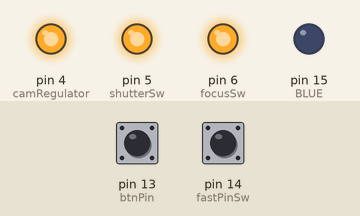
Recording of a sketch running on a simulated Arduino Uno, built with avr-gcc and run on an emulated ATmega328P. Shown: output pins drawn as LEDs (lit = HIGH). The test bench sets the inputs (shaded band); at power-on: pin 13 (btnPin) HIGH, pin 14 (fastPinSw) HIGH. Pins used as bus, display or sensor lines are not drawn; what the sketch prints to the serial monitor is not drawn.

Above: at 0.2 s.
1.7 s: pin 13 (btnPin) pulled LOW for 0.6 s
At 3.0 s:
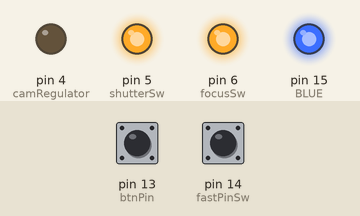
At 15.5 s:
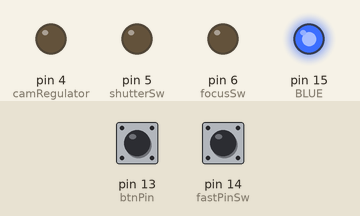
Timing chart, 0 to 16.7 s (numbered marks = the images above; inputs shaded):
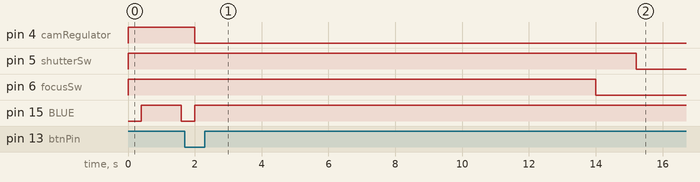

The sketch:

nikon_L11_controller_v004.pde
```cpp
#define btnPin 13
#define fastPinSw 14
//#define BLUE 3
//#define GREEN 4
//#define RED 5
#define BLUE 15
#define GREEN 15
#define RED 15
#define camRegulator 4
#define powerSw 7
#define focusSw 6
#define shutterSw 5
#define powerSwHoldTime 2000
#define warmupTime 4000
#define focusSwHoldTime 1200
#define shutterSwHoldTime 2000
#define waitAfterExposure 3000
#define longPicPeriod 120000
#define shortPicPeriod 10000

int blinkTime = 100;
long previousMillis = 0;
long interval = 60000;
boolean powerOff = true;


void setup()
{
  Serial.begin(57600);
  pinMode(btnPin, INPUT);
  pinMode(fastPinSw, INPUT);
  digitalWrite(btnPin, HIGH);    // turn on pullups
  digitalWrite(fastPinSw, HIGH); // turn on pullups

  pinMode(RED, OUTPUT);
  pinMode(GREEN, OUTPUT);
  pinMode(BLUE, OUTPUT);
  pinMode(camRegulator, OUTPUT);
  pinMode(powerSw, OUTPUT);
  pinMode(focusSw, OUTPUT);
  pinMode(shutterSw, OUTPUT);
  digitalWrite(camRegulator, HIGH);
  digitalWrite(powerSw, LOW);
  digitalWrite(focusSw, HIGH);
  digitalWrite(shutterSw, HIGH);

}

boolean leftOff = true;

void shoot() {
  if (leftOff) {
    Serial.println("shoot 001 - powering up the camera");
    digitalWrite(RED, HIGH);
    digitalWrite(camRegulator, LOW);  //(EN pin on regulator goes low to turn on)
    delay(powerSwHoldTime*3);
    digitalWrite(powerSw, HIGH);
    delay(powerSwHoldTime);
    digitalWrite(RED, HIGH);
    digitalWrite(powerSw, LOW);
    Serial.println("shoot 002 - waiting for it to settle");
    delay(warmupTime);
    digitalWrite(RED, LOW);
  } else {
    Serial.println("shoot 001 - cam should already be on...");
  }

  //focus
  Serial.println("shoot 003 - focusing");
  digitalWrite(BLUE, HIGH);
  digitalWrite(focusSw, LOW);
  delay(focusSwHoldTime);

  //shoot
  Serial.println("shoot 004 - SHOOT!");
  digitalWrite(GREEN, HIGH);
  digitalWrite(shutterSw, LOW);
  delay(shutterSwHoldTime);

  //wait for cam to write to SD card
  Serial.println("shoot 005 - waiting for cam to write the picture to SD card");
  digitalWrite(GREEN, LOW);
  digitalWrite(shutterSw, HIGH);
  digitalWrite(BLUE, LOW);
  digitalWrite(focusSw, HIGH);
  delay(waitAfterExposure);

  if (powerOff) {
    Serial.println("shoot 006 - powering camera off");
    digitalWrite(RED, HIGH);
    digitalWrite(powerSw, HIGH);
    delay(powerSwHoldTime *2);
    digitalWrite(camRegulator, HIGH);  //(EN pin on regulator goes high to turn OFF)
    digitalWrite(RED, LOW);
    digitalWrite(powerSw, LOW);
    leftOff = true;
  } else {
    Serial.println("shoot 006 - fast mode, NOT powering camera off");
    leftOff = false;
  }

  Serial.println("shoot 007 - done!  back to doing nothing...");


}


void chkBtn () {
  if ( ! digitalRead(btnPin)) {
    Serial.println("button was pushed!@!!!!!");
    digitalWrite(RED, LOW);
    digitalWrite(GREEN, LOW);
    digitalWrite(BLUE, LOW);
    powerOff=false;
    shoot();
  } else {
    Serial.print(".");
    delay(blinkTime);
  }

}


void loop() {
  long m = millis();

  if (! digitalRead(fastPinSw)) {
    Serial.println("fast switch is ON");
    interval = shortPicPeriod;
    blinkTime = 100;
    powerOff = false;
  } else {
    Serial.println("fast switch is OFF");
    interval = longPicPeriod;
    powerOff = true;
    blinkTime = 400;
  }

  Serial.println(m);
  if (m - previousMillis > interval) {
    //if (digitalRead(btnPin)) {
    shoot();
    previousMillis = millis();
    Serial.print(interval);
    Serial.println(" milliseconds until next cam shot");
    //}
  } else {

    // play with the LEDs
    chkBtn();
    digitalWrite(RED, HIGH);
    chkBtn();
    digitalWrite(GREEN, HIGH);
    chkBtn();
    digitalWrite(BLUE, HIGH);
    chkBtn();
    digitalWrite(RED, LOW);
    digitalWrite(GREEN, LOW);
    digitalWrite(BLUE, LOW);
    delay(blinkTime);
  }
}
```

Measured:
- after the input at 1.7 s, pin 4 (camRegulator): HIGH → LOW after 0.30 s; pin 5 (shutterSw): HIGH → LOW after 13.5 s; pin 6 (focusSw): HIGH → LOW after 12.3 s
